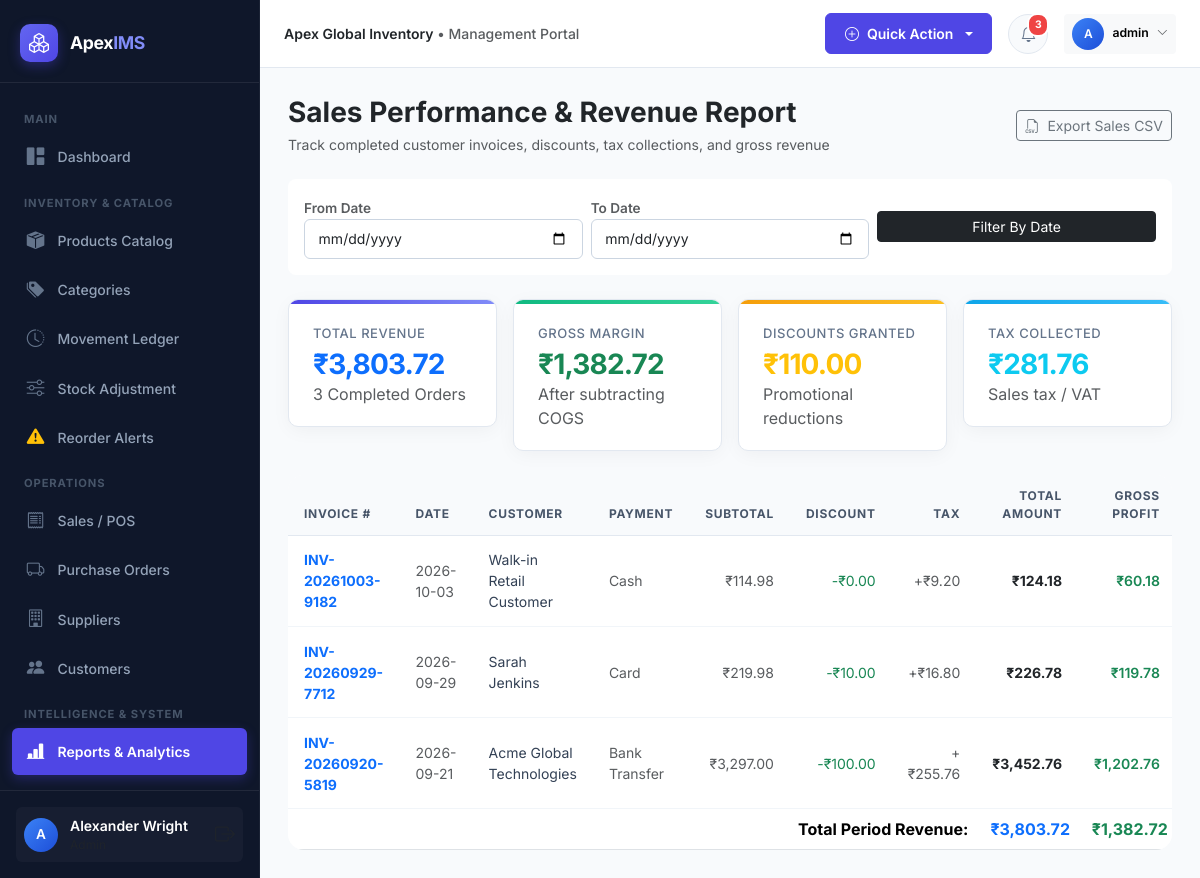
The app's page /reports/sales (signed in) with its own data.
### models/user.py (models this page shows, shortened)
class User(UserMixin, db.Model):
    __tablename__ = 'users'
    id = db.Column(db.Integer, primary_key=True)
    username = db.Column(db.String(64), unique=True, nullable=False, index=True)
    email = db.Column(db.String(120), unique=True, nullable=False, index=True)
    password_hash = db.Column(db.String(256), nullable=False)
    full_name = db.Column(db.String(100), nullable=False)
    phone = db.Column(db.String(25))
    role_id = db.Column(db.Integer, db.ForeignKey('roles.id'), nullable=False)
    is_active = db.Column(db.Boolean, default=True)
    last_login = db.Column(db.DateTime)
    created_at = db.Column(db.DateTime, default=datetime.utcnow)
    updated_at = db.Column(db.DateTime, default=datetime.utcnow, onupdate=datetime.utcnow)
    role = db.relationship('Role', back_populates='users')
    purchases = db.relationship('PurchaseOrder', back_populates='user', lazy='dynamic')
    sales = db.relationship('Sale', back_populates='user', lazy='dynamic')
    inventory_transactions = db.relationship('InventoryTransaction', back_populates='user', lazy='dynamic')
    stock_adjustments = db.relationship('StockAdjustment', back_populates='user', lazy='dynamic')
    audit_logs = db.relationship('AuditLog', back_populates='user', lazy='dynamic')
    def has_role(self, *role_names):
        if not self.role:
            return False
        return self.role.name in role_names
    @property
    def is_admin(self):
        return self.role and self.role.name == 'Admin'

### models/sale.py (models this page shows, shortened)
class Sale(db.Model):
    __tablename__ = 'sales'
    id = db.Column(db.Integer, primary_key=True)
    invoice_number = db.Column(db.String(64), unique=True, nullable=False, index=True)
    customer_id = db.Column(db.Integer, db.ForeignKey('customers.id'), nullable=True)
    customer_name = db.Column(db.String(150), default='Walk-in Customer')
    customer_phone = db.Column(db.String(30))
    user_id = db.Column(db.Integer, db.ForeignKey('users.id'), nullable=False)
    sale_date = db.Column(db.DateTime, default=datetime.utcnow, nullable=False)
    status = db.Column(db.String(20), default='Completed', index=True)  # Completed, Returned, Cancelled
    payment_method = db.Column(db.String(30), default='Cash')  # Cash, Card, Bank Transfer, UPI
    subtotal = db.Column(db.Float, default=0.0, nullable=False)
    discount_amount = db.Column(db.Float, default=0.0, nullable=False)
    tax_amount = db.Column(db.Float, default=0.0, nullable=False)
    total_amount = db.Column(db.Float, default=0.0, nullable=False)
    notes = db.Column(db.Text)
    created_at = db.Column(db.DateTime, default=datetime.utcnow)
    customer = db.relationship('Customer', back_populates='sales')
    user = db.relationship('User', back_populates='sales')
    items = db.relationship('SaleItem', back_populates='sale', cascade='all, delete-orphan')
    @property
    def total_cost(self):
        return sum(item.cost_price * item.quantity for item in self.items)
    @property
    def gross_profit(self):
        if self.status != 'Completed':
            return 0.0
        return round(self.total_amount - self.total_cost, 2)

class SaleItem(db.Model):
    __tablename__ = 'sale_items'
    id = db.Column(db.Integer, primary_key=True)
    sale_id = db.Column(db.Integer, db.ForeignKey('sales.id'), nullable=False)
    product_id = db.Column(db.Integer, db.ForeignKey('products.id'), nullable=False)
    quantity = db.Column(db.Integer, nullable=False)
    unit_price = db.Column(db.Float, nullable=False)
    cost_price = db.Column(db.Float, default=0.0, nullable=False)
    total_price = db.Column(db.Float, nullable=False)
    sale = db.relationship('Sale', back_populates='items')
    product = db.relationship('Product', back_populates='sale_items')

### routes/reports.py (the view, shortened to what this page needs)
@reports_bp.route('/reports/sales')
@login_required
def sales_report():
    start_date_str = request.args.get('start_date')
    end_date_str = request.args.get('end_date')
    query = Sale.query.filter(Sale.status == 'Completed')
    if start_date_str:
        try:
            start_date = datetime.strptime(start_date_str, '%Y-%m-%d')
            query = query.filter(Sale.sale_date >= start_date)
        except ValueError:
            pass
    if end_date_str:
        try:
            end_date = datetime.strptime(end_date_str, '%Y-%m-%d') + timedelta(days=1)
            query = query.filter(Sale.sale_date < end_date)
        except ValueError:
            pass
    sales = query.order_by(Sale.sale_date.desc()).all()
    total_revenue = sum(s.total_amount for s in sales)
    total_profit = sum(s.gross_profit for s in sales)
    total_tax = sum(s.tax_amount for s in sales)
    total_discount = sum(s.discount_amount for s in sales)
    export_format = request.args.get('export')
    return render_template(
        'reports/sales_report.html',
        sales=sales,
        start_date=start_date_str,
        end_date=end_date_str,
        total_revenue=total_revenue,
        total_profit=total_profit,
        total_tax=total_tax,
        total_discount=total_discount
    )

### utils/helpers.py (called while the page is built)
def format_currency(value):
    try:
        val = float(value or 0)
        return f"{Config.CURRENCY_SYMBOL}{val:,.2f}"
    except (ValueError, TypeError):
        return f"{Config.CURRENCY_SYMBOL}0.00"

### templates/reports/sales_report.html (shortened to what this page needs)
{% extends "base.html" %}
{% block content %}
<div class="d-flex flex-column flex-md-row align-items-md-center justify-content-between mb-4 gap-3">
  <div>
    <h3 class="fw-bold text-dark mb-1">Sales Performance & Revenue Report</h3>
    <p class="text-muted small mb-0">Track completed customer invoices, discounts, tax collections, and gross revenue</p>
  </div>
  <a href="{{ url_for('reports.sales_report', export='csv', start_date=start_date, end_date=end_date) }}" class="btn btn-outline-secondary btn-sm">
    <i class="bi bi-filetype-csv me-1"></i> Export Sales CSV
  </a>
</div>
<div class="card border-0 shadow-card rounded-3 mb-4">
  <div class="card-body p-3">
    <form method="GET" action="{{ url_for('reports.sales_report') }}" class="row g-2 align-items-center">
      <div class="col-md-4">
        <label class="form-label extra-small text-muted mb-0">From Date</label>
        <input type="date" name="start_date" class="form-control form-control-sm" value="{{ start_date or '' }}">
      </div>
      <div class="col-md-4">
        <label class="form-label extra-small text-muted mb-0">To Date</label>
        <input type="date" name="end_date" class="form-control form-control-sm" value="{{ end_date or '' }}">
      </div>
      <div class="col-md-4 d-flex align-items-end gap-1">
        <button type="submit" class="btn btn-sm btn-dark w-100">Filter By Date</button>
      </div>
    </form>
  </div>
</div>
<div class="row g-3 mb-4">
  <div class="col-md-3 col-sm-6">
    <div class="stat-card primary">
      <span class="stat-label">Total Revenue</span>
      <div class="stat-value text-primary mt-1">{{ total_revenue|currency }}</div>
      <span class="text-muted extra-small">{{ sales|length }} Completed Orders</span>
    </div>
  </div>
  <div class="col-md-3 col-sm-6">
    <div class="stat-card success">
      <span class="stat-label">Gross Margin</span>
      <div class="stat-value text-success mt-1">{{ total_profit|currency }}</div>
      <span class="text-muted extra-small">After subtracting COGS</span>
    </div>
  </div>
  <div class="col-md-3 col-sm-6">
    <div class="stat-card warning">
      <span class="stat-label">Discounts Granted</span>
      <div class="stat-value text-warning mt-1">{{ total_discount|currency }}</div>
      <span class="text-muted extra-small">Promotional reductions</span>
    </div>
  </div>
  <div class="col-md-3 col-sm-6">
    <div class="stat-card info">
      <span class="stat-label">Tax Collected</span>
      <div class="stat-value text-info mt-1">{{ total_tax|currency }}</div>
      <span class="text-muted extra-small">Sales tax / VAT</span>
    </div>
  </div>
</div>
<div class="card border-0 shadow-card rounded-4 overflow-hidden">
  <div class="table-responsive">
    <table class="table table-custom mb-0">
      <thead>
        <tr>
          <th>Invoice #</th>
          <th>Date</th>
          <th>Customer</th>
          <th>Payment</th>
          <th class="text-end">Subtotal</th>
          <th class="text-end">Discount</th>
          <th class="text-end">Tax</th>
          <th class="text-end">Total Amount</th>
          <th class="text-end">Gross Profit</th>
        </tr>
      </thead>
      <tbody>
        {% for s in sales %}
        <tr>
          <td>
            <a href="{{ url_for('sales.view', id=s.id) }}" class="fw-bold text-primary text-decoration-none">
              {{ s.invoice_number }}
            </a>
          </td>
          <td class="small text-muted">{{ s.sale_date.strftime('%Y-%m-%d') }}</td>
          <td>{{ s.customer_name }}</td>
          <td class="small text-muted">{{ s.payment_method }}</td>
          <td class="text-end text-muted small">{{ s.subtotal|currency }}</td>
          <td class="text-end text-success small">-{{ s.discount_amount|currency }}</td>
          <td class="text-end text-muted small">+{{ s.tax_amount|currency }}</td>
          <td class="text-end fw-bold text-dark">{{ s.total_amount|currency }}</td>
          <td class="text-end fw-semibold text-success">{{ s.gross_profit|currency }}</td>
        </tr>
        {% else %}
        <tr>
          <td colspan="9" class="text-center py-4 text-muted">No sales found in specified range.</td>
        </tr>
        {% endfor %}
      </tbody>
      <tfoot class="bg-light fw-bold">
        <tr>
          <td colspan="7" class="text-end">Total Period Revenue:</td>
          <td class="text-end text-primary fs-6">{{ total_revenue|currency }}</td>
          <td class="text-end text-success fs-6">{{ total_profit|currency }}</td>
        </tr>
      </tfoot>
    </table>
  </div>
</div>
{% endblock %}

### templates/base.html (shortened to what this page needs)
<!DOCTYPE html>
<html lang="en">
<head>
  <link href="https://cdn.jsdelivr.net/npm/bootstrap@5.3.3/dist/css/bootstrap.min.css" rel="stylesheet">
  <link href="https://cdn.jsdelivr.net/npm/bootstrap-icons@1.11.3/font/bootstrap-icons.min.css" rel="stylesheet">
  <link href="{{ url_for('static', filename='css/style.css') }}" rel="stylesheet">
</head>
<body>
{% if current_user.is_authenticated %}
  <aside id="sidebar-wrapper">
    <div class="sidebar-brand">
      <div class="sidebar-brand-icon">
        <i class="bi bi-boxes"></i>
      </div>
      <div class="sidebar-brand-text">Apex<span>IMS</span></div>
    </div>
    <div class="sidebar-menu">
      <div class="sidebar-heading">Main</div>
      <a href="{{ url_for('dashboard.index') }}" class="nav-link-custom {% if request.endpoint == 'dashboard.index' %}active{% endif %}">
        <i class="bi bi-grid-1x2-fill"></i>
        <span>Dashboard</span>
      </a>
      <div class="sidebar-heading">Inventory & Catalog</div>
      <a href="{{ url_for('products.index') }}" class="nav-link-custom {% if request.endpoint and request.endpoint.startswith('products.') %}active{% endif %}">
        <i class="bi bi-box-seam-fill"></i>
        <span>Products Catalog</span>
      </a>
      <a href="{{ url_for('categories.index') }}" class="nav-link-custom {% if request.endpoint and request.endpoint.startswith('categories.') %}active{% endif %}">
        <i class="bi bi-tags-fill"></i>
        <span>Categories</span>
      </a>
      <a href="{{ url_for('inventory.ledger') }}" class="nav-link-custom {% if request.endpoint == 'inventory.ledger' %}active{% endif %}">
        <i class="bi bi-clock-history"></i>
        <span>Movement Ledger</span>
      </a>
      <a href="{{ url_for('inventory.adjust') }}" class="nav-link-custom {% if request.endpoint == 'inventory.adjust' %}active{% endif %}">
        <i class="bi bi-sliders"></i>
        <span>Stock Adjustment</span>
      </a>
      <a href="{{ url_for('inventory.reorder') }}" class="nav-link-custom {% if request.endpoint == 'inventory.reorder' %}active{% endif %}">
        <i class="bi bi-exclamation-triangle-fill text-warning"></i>
        <span>Reorder Alerts</span>
      </a>
      <div class="sidebar-heading">Operations</div>
      <a href="{{ url_for('sales.index') }}" class="nav-link-custom {% if request.endpoint and request.endpoint.startswith('sales.') %}active{% endif %}">
        <i class="bi bi-receipt"></i>
        <span>Sales / POS</span>
      </a>
      <a href="{{ url_for('purchases.index') }}" class="nav-link-custom {% if request.endpoint and request.endpoint.startswith('purchases.') %}active{% endif %}">
        <i class="bi bi-truck"></i>
        <span>Purchase Orders</span>
      </a>
      <a href="{{ url_for('suppliers.index') }}" class="nav-link-custom {% if request.endpoint and request.endpoint.startswith('suppliers.') %}active{% endif %}">
        <i class="bi bi-building"></i>
        <span>Suppliers</span>
      </a>
      <a href="{{ url_for('customers.index') }}" class="nav-link-custom {% if request.endpoint and request.endpoint.startswith('customers.') %}active{% endif %}">
        <i class="bi bi-people-fill"></i>
        <span>Customers</span>
      </a>
      <div class="sidebar-heading">Intelligence & System</div>
      <a href="{{ url_for('reports.index') }}" class="nav-link-custom {% if request.endpoint and request.endpoint.startswith('reports.') %}active{% endif %}">
        <i class="bi bi-bar-chart-line-fill"></i>
        <span>Reports & Analytics</span>
      </a>
      {% if current_user.is_admin %}
      <a href="{{ url_for('users.index') }}" class="nav-link-custom {% if request.endpoint and request.endpoint.startswith('users.') %}active{% endif %}">
        <i class="bi bi-shield-lock-fill"></i>
      </a>
      {% endif %}
    </div>
    <div class="sidebar-footer">
      <div class="user-badge">
        <div class="user-avatar-sm">
          {{ current_user.full_name[:1] }}
        </div>
        <div class="overflow-hidden flex-grow-1">
          <div class="text-white text-truncate fw-semibold small">{{ current_user.full_name }}</div>
          <div class="text-muted extra-small text-truncate" style="font-size:0.75rem;">{{ current_user.role.name }}</div>
        </div>
        <a href="{{ url_for('auth.logout') }}" class="text-muted hover-white ms-1" title="Sign Out">
          <i class="bi bi-box-arrow-right fs-5"></i>
        </a>
      </div>
    </div>
  </aside>
  <div id="page-content-wrapper">
    <nav class="top-navbar">
      <div class="d-flex align-items-center gap-3">
        <div class="d-none d-md-block text-muted small fw-medium">
          <span class="text-dark fw-semibold">{{ app_config.COMPANY_NAME }}</span> &bull; Management Portal
        </div>
      </div>
      <div class="d-flex align-items-center gap-3">
        <div class="dropdown">
          <button class="btn btn-sm btn-primary dropdown-toggle d-flex align-items-center gap-2" type="button" data-bs-toggle="dropdown">
            <i class="bi bi-plus-circle"></i>
            <span class="d-none d-sm-inline">Quick Action</span>
          </button>
        </div>
        <div class="dropdown">
          <button class="nav-icon-btn" type="button" data-bs-toggle="dropdown" aria-expanded="false">
            <i class="bi bi-bell"></i>
            <span id="notif-badge" class="pulse-badge" style="{% if unread_notifications_count == 0 %}display:none;{% endif %}">
              {{ unread_notifications_count }}
            </span>
          </button>
        </div>
        <div class="dropdown">
          <button class="btn btn-sm btn-light border-0 d-flex align-items-center gap-2" type="button" data-bs-toggle="dropdown">
            <div class="user-avatar-sm" style="width: 32px; height: 32px; font-size: 0.75rem;">
              {{ current_user.full_name[:1] }}
            </div>
            <span class="d-none d-md-inline small fw-semibold">{{ current_user.username }}</span>
            <i class="bi bi-chevron-down extra-small text-muted" style="font-size:0.7rem;"></i>
          </button>
        </div>
      </div>
    </nav>
    <main class="main-body-container">
      {% block content %}{% endblock %}
    </main>
  </div>
{% else %}
  <main class="w-100 min-vh-100 d-flex align-items-center justify-content-center p-3">
    {% block auth_content %}{% endblock %}
  </main>
{% endif %}
</body>
</html>

### records on screen
User: full_name "A", full_name "Alexander Wright", username "admin"
Sale: invoice_number "INV-20261003-9182", sale_date "2026-10-03", customer_name "Walk-in Retail Customer", payment_method "Cash", subtotal "₹114.98", discount_amount "₹0.00", tax_amount "₹9.20", total_amount "₹124.18", gross_profit "₹60.18"
Sale: invoice_number "INV-20260929-7712", sale_date "2026-09-29", customer_name "Sarah Jenkins", payment_method "Card", subtotal "₹219.98", discount_amount "₹10.00", tax_amount "₹16.80", total_amount "₹226.78", gross_profit "₹119.78"
Sale: invoice_number "INV-20260920-5819", sale_date "2026-09-21", customer_name "Acme Global Technologies", payment_method "Bank Transfer", subtotal "₹3,297.00", discount_amount "₹100.00", tax_amount "₹255.76", total_amount "₹3,452.76", gross_profit "₹1,202.76"

### other values on screen
{{ app_config.COMPANY_NAME }} "Apex Global Inventory"
{{ unread_notifications_count }} "3"
{{ total_revenue|currency }} "₹3,803.72"
{{ sales|length }} "3"
{{ total_profit|currency }} "₹1,382.72"
{{ total_discount|currency }} "₹110.00"
{{ total_tax|currency }} "₹281.76"
